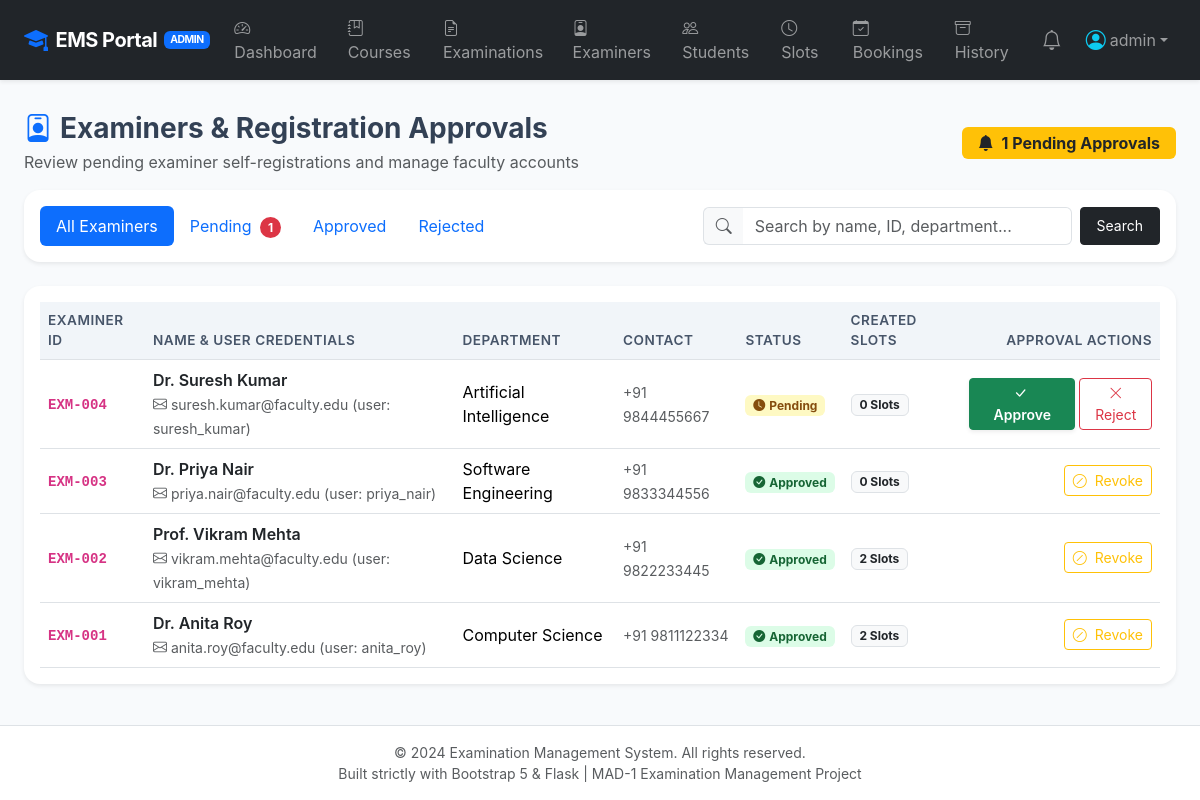
The app's page /admin/examiners (signed in) with its own data.
### application/models.py (models this page shows, shortened)
class User(UserMixin, db.Model):
    __tablename__ = 'users'
    id = db.Column(db.Integer, primary_key=True)
    username = db.Column(db.String(80), unique=True, nullable=False, index=True)
    email = db.Column(db.String(120), unique=True, nullable=False, index=True)
    password_hash = db.Column(db.String(255), nullable=False)
    role = db.Column(db.String(20), nullable=False)  # 'admin', 'examiner', 'student'
    created_at = db.Column(db.DateTime, default=datetime.utcnow)
    examiner_profile = db.relationship('ExaminerProfile', backref='user', uselist=False, cascade='all, delete-orphan')
    student_profile = db.relationship('StudentProfile', backref='user', uselist=False, cascade='all, delete-orphan')
    notifications = db.relationship('Notification', backref='user', lazy='dynamic', cascade='all, delete-orphan')
    @property
    def is_admin(self):
        return self.role == 'admin'
    @property
    def is_student(self):
        return self.role == 'student'

class ExaminerProfile(db.Model):
    __tablename__ = 'examiner_profiles'
    id = db.Column(db.Integer, primary_key=True)
    user_id = db.Column(db.Integer, db.ForeignKey('users.id', ondelete='CASCADE'), nullable=False, unique=True)
    examiner_id = db.Column(db.String(50), unique=True, nullable=False, index=True)
    name = db.Column(db.String(120), nullable=False)
    contact_details = db.Column(db.String(150), nullable=True)  # Phone number, office
    department = db.Column(db.String(100), nullable=False)
    status = db.Column(db.String(20), default='Pending')  # 'Pending', 'Approved', 'Rejected'
    approved_at = db.Column(db.DateTime, nullable=True)
    assigned_examinations = db.relationship('Examination', backref='assigned_examiner', foreign_keys='Examination.assigned_examiner_id')
    created_slots = db.relationship('ExaminationSlot', backref='examiner', lazy='dynamic', cascade='all, delete-orphan')

### application/controllers/admin.py (the view, shortened to what this page needs)
@admin_bp.route('/examiners')
def examiners():
    status_filter = request.args.get('status', 'all')
    search_query = request.args.get('q', '').strip()
    query = ExaminerProfile.query.join(User)
    if status_filter != 'all':
        query = query.filter(ExaminerProfile.status == status_filter)
    examiner_list = query.order_by(ExaminerProfile.id.desc()).all()
    pending_count = ExaminerProfile.query.filter_by(status='Pending').count()
    return render_template(
        'admin/examiners.html',
        examiners=examiner_list,
        status_filter=status_filter,
        search_query=search_query,
        pending_count=pending_count
    )

### application/__init__.py (called while the page is built)
@login_manager.user_loader
def load_user(user_id):
    try:
        return User.query.get(int(user_id))
    except (TypeError, ValueError):
        return None

### application/controllers/admin.py (called while the page is built)
@admin_bp.before_request
@login_required
@admin_required
def check_admin():
    pass

### application/templates/admin/examiners.html (shortened to what this page needs)
{% extends "base.html" %}
{% block content %}
<div class="d-flex justify-content-between align-items-center mb-3 flex-wrap gap-2">
    <div>
        <h3 class="fw-bold mb-1"><i class="bi bi-person-badge text-primary me-2"></i>Examiners & Registration Approvals</h3>
        <p class="text-muted mb-0">Review pending examiner self-registrations and manage faculty accounts</p>
    </div>
    {% if pending_count > 0 %}
        <span class="badge bg-warning text-dark px-3 py-2 fs-6">
            <i class="bi bi-bell-fill me-1"></i> {{ pending_count }} Pending Approvals
        </span>
    {% endif %}
</div>
<div class="card border-0 shadow-sm rounded-4 mb-4 bg-white">
    <div class="card-body p-3">
        <div class="row g-3 align-items-center justify-content-between">
            <div class="col-md-auto">
                <ul class="nav nav-pills">
                    <li class="nav-item">
                        <a class="nav-link {% if status_filter == 'all' %}active{% endif %}" href="{{ url_for('admin.examiners', status='all', q=search_query) }}">All Examiners</a>
                    </li>
                    <li class="nav-item">
                        <a class="nav-link {% if status_filter == 'Pending' %}active{% endif %} position-relative" href="{{ url_for('admin.examiners', status='Pending', q=search_query) }}">
                            Pending
                            {% if pending_count > 0 %}
                                <span class="badge rounded-pill bg-danger ms-1">{{ pending_count }}</span>
                            {% endif %}
                        </a>
                    </li>
                    <li class="nav-item">
                        <a class="nav-link {% if status_filter == 'Approved' %}active{% endif %}" href="{{ url_for('admin.examiners', status='Approved', q=search_query) }}">Approved</a>
                    </li>
                    <li class="nav-item">
                        <a class="nav-link {% if status_filter == 'Rejected' %}active{% endif %}" href="{{ url_for('admin.examiners', status='Rejected', q=search_query) }}">Rejected</a>
                    </li>
                </ul>
            </div>
            <div class="col-md-5">
                <form method="GET" action="{{ url_for('admin.examiners') }}" class="d-flex gap-2">
                    <div class="input-group">
                        <span class="input-group-text bg-light border-end-0"><i class="bi bi-search text-muted"></i></span>
                        <input type="text" class="form-control border-start-0" name="q" value="{{ search_query or '' }}" placeholder="Search by name, ID, department..." data-table-search="examinersTable">
                    </div>
                    <button type="submit" class="btn btn-dark btn-sm px-3">Search</button>
                </form>
            </div>
        </div>
    </div>
</div>
<div class="card border-0 shadow-sm rounded-4 bg-white">
    <div class="card-body p-3">
        <div class="table-responsive">
            <table class="table table-hover table-custom mb-0" id="examinersTable">
                <thead>
                    <tr>
                        <th>Examiner ID</th>
                        <th>Name & User Credentials</th>
                        <th>Department</th>
                        <th>Contact</th>
                        <th>Status</th>
                        <th>Created Slots</th>
                        <th class="text-end">Approval Actions</th>
                    </tr>
                </thead>
                <tbody>
                    {% if examiners %}
                        {% for ex in examiners %}
                        <tr>
                            <td><span class="fw-bold text-dark"><code>{{ ex.examiner_id }}</code></span></td>
                            <td>
                                <div class="fw-semibold text-dark">{{ ex.name }}</div>
                                <small class="text-muted"><i class="bi bi-envelope me-1"></i>{{ ex.user.email }} (user: {{ ex.user.username }})</small>
                            </td>
                            <td>{{ ex.department }}</td>
                            <td><small class="text-muted">{{ ex.contact_details or 'N/A' }}</small></td>
                            <td>
                                {% if ex.status == 'Approved' %}
                                    <span class="badge badge-soft-success"><i class="bi bi-check-circle-fill me-1"></i>Approved</span>
                                {% elif ex.status == 'Pending' %}
                                    <span class="badge badge-soft-warning"><i class="bi bi-clock-fill me-1"></i>Pending</span>
                                {% else %}
                                    <span class="badge badge-soft-danger"><i class="bi bi-x-circle-fill me-1"></i>Rejected</span>
                                {% endif %}
                            </td>
                            <td>
                                <span class="badge bg-light text-dark border">{{ ex.created_slots.count() }} Slots</span>
                            </td>
                            <td class="text-end">
                                {% if ex.status == 'Pending' %}
                                    <div class="btn-group btn-group-sm">
                                        <form method="POST" action="{{ url_for('admin.approve_examiner', examiner_id=ex.id) }}" class="d-inline">
                                            <button type="submit" class="btn btn-success btn-sm px-3 fw-semibold shadow-sm">
                                                <i class="bi bi-check-lg me-1"></i> Approve
                                            </button>
                                        </form>
                                        <form method="POST" action="{{ url_for('admin.reject_examiner', examiner_id=ex.id) }}" class="d-inline ms-1">
                                            <button type="submit" class="btn btn-outline-danger btn-sm">
                                                <i class="bi bi-x-lg"></i> Reject
                                            </button>
                                        </form>
                                    </div>
                                {% elif ex.status == 'Approved' %}
                                    <form method="POST" action="{{ url_for('admin.reject_examiner', examiner_id=ex.id) }}" class="d-inline confirm-action" data-confirm-message="Revoke approval for {{ ex.name }}?">
                                        <button type="submit" class="btn btn-outline-warning btn-sm" title="Revoke Approval">
                                            <i class="bi bi-slash-circle me-1"></i> Revoke
                                        </button>
                                    </form>
                                {% else %}
                                    <form method="POST" action="{{ url_for('admin.approve_examiner', examiner_id=ex.id) }}" class="d-inline">
                                        <button type="submit" class="btn btn-outline-success btn-sm">
                                            <i class="bi bi-arrow-clockwise me-1"></i> Re-Approve
                                        </button>
                                    </form>
                                {% endif %}
                            </td>
                        </tr>
                        {% endfor %}
                    {% endif %}
                </tbody>
            </table>
        </div>
    </div>
</div>
{% endblock %}

### application/templates/base.html (shortened to what this page needs)
<!DOCTYPE html>
<html lang="en">
<head>
    <link href="https://cdn.jsdelivr.net/npm/bootstrap@5.3.3/dist/css/bootstrap.min.css" rel="stylesheet">
    <link rel="stylesheet" href="https://cdn.jsdelivr.net/npm/bootstrap-icons@1.11.3/font/bootstrap-icons.min.css">
    <link rel="stylesheet" href="{{ url_for('static', filename='css/style.css') }}">
</head>
<body>
    <nav class="navbar navbar-expand-lg navbar-dark bg-dark sticky-top shadow-sm py-2">
        <div class="container-fluid px-lg-4">
            <a class="navbar-brand d-flex align-items-center" href="{{ url_for('auth.index') }}">
                <i class="bi bi-mortarboard-fill text-primary me-2 fs-4"></i>
                <span>EMS Portal</span>
                {% if current_user.is_authenticated %}
                    <span class="badge bg-primary brand-badge text-uppercase">{{ current_user.role }}</span>
                {% endif %}
            </a>
            <div class="collapse navbar-collapse" id="emsNavbar">
                <ul class="navbar-nav me-auto mb-2 mb-lg-0">
                    {% if current_user.is_authenticated %}
                        {% if current_user.is_admin %}
                            <li class="nav-item">
                                <a class="nav-link" href="{{ url_for('admin.dashboard') }}"><i class="bi bi-speedometer2 me-1"></i> Dashboard</a>
                            </li>
                            <li class="nav-item">
                                <a class="nav-link" href="{{ url_for('admin.courses') }}"><i class="bi bi-journal-bookmark me-1"></i> Courses</a>
                            </li>
                            <li class="nav-item">
                                <a class="nav-link" href="{{ url_for('admin.examinations') }}"><i class="bi bi-file-earmark-text me-1"></i> Examinations</a>
                            </li>
                            <li class="nav-item">
                                <a class="nav-link" href="{{ url_for('admin.examiners') }}"><i class="bi bi-person-badge me-1"></i> Examiners</a>
                            </li>
                            <li class="nav-item">
                                <a class="nav-link" href="{{ url_for('admin.students') }}"><i class="bi bi-people me-1"></i> Students</a>
                            </li>
                            <li class="nav-item">
                                <a class="nav-link" href="{{ url_for('admin.slots') }}"><i class="bi bi-clock me-1"></i> Slots</a>
                            </li>
                            <li class="nav-item">
                                <a class="nav-link" href="{{ url_for('admin.bookings') }}"><i class="bi bi-calendar-check me-1"></i> Bookings</a>
                            </li>
                            <li class="nav-item">
                                <a class="nav-link" href="{{ url_for('admin.historical') }}"><i class="bi bi-archive me-1"></i> History</a>
                            </li>
                        {% endif %}
                    {% else %}
                        <li class="nav-item">
                            <a class="nav-link" href="{{ url_for('auth.index') }}">Home</a>
                        </li>
                    {% endif %}
                </ul>
                <ul class="navbar-nav ms-auto align-items-lg-center">
                    {% if current_user.is_authenticated %}
                        <li class="nav-item me-2">
                            <a class="nav-link position-relative" href="{{ url_for('notifications.index') }}" title="Notifications">
                                <i class="bi bi-bell fs-5"></i>
                            </a>
                        </li>
                        <li class="nav-item dropdown">
                            <a class="nav-link dropdown-toggle d-flex align-items-center" href="#" id="userDropdown" role="button" data-bs-toggle="dropdown" aria-expanded="false">
                                <i class="bi bi-person-circle fs-5 me-1 text-info"></i>
                                <span>{{ current_user.username }}</span>
                            </a>
                        </li>
                    {% endif %}
                </ul>
            </div>
        </div>
    </nav>
    <main class="container-fluid px-lg-4 py-3">
        {% block content %}{% endblock %}
    </main>
    <footer class="bg-white border-top py-3 text-center text-muted small mt-auto">
        <div class="container">
            <div>&copy; 2024 Examination Management System. All rights reserved.</div>
            <div>Built strictly with Bootstrap 5 & Flask | MAD-1 Examination Management Project</div>
        </div>
    </footer>
</body>
</html>

### application/static/css/style.css (style rules this page uses)
:root { --ems-primary: #1e3a8a; --ems-secondary: #0ea5e9; --ems-dark: #0f172a; --ems-light: #f8fafc; --ems-border: #e2e8f0; }
body { background-color: #f8fafc; font-family: -apple-system, BlinkMacSystemFont, "Segoe UI", Roboto, "Helvetica Neue", Arial, sans-serif; color: #334155; min-height: 100vh; display: flex; flex-direction: column; }
main { flex: 1 0 auto; }
footer { flex-shrink: 0; }
.navbar-brand { font-weight: 700; letter-spacing: -0.5px; }
.brand-badge { font-size: 0.65rem; vertical-align: middle; margin-left: 0.4rem; }
.table-custom th { background-color: #f1f5f9; color: #475569; font-weight: 600; font-size: 0.85rem; text-transform: uppercase; letter-spacing: 0.5px; border-top: none; }
.table-custom td { vertical-align: middle; }
.badge-soft-success { background-color: #dcfce7; color: #166534; }
.badge-soft-warning { background-color: #fef9c3; color: #854d0e; }

### records on screen
User: role "ADMIN", username "admin"
ExaminerProfile: examiner_id "EXM-004", name "Dr. Suresh Kumar", user.email "suresh.kumar@faculty.edu", user.username "suresh_kumar", department "Artificial Intelligence", contact_details "+91 9844455667", status "Pending" (drawn), created_slots.count "0"
ExaminerProfile: examiner_id "EXM-003", name "Dr. Priya Nair", user.email "priya.nair@faculty.edu", user.username "priya_nair", department "Software Engineering", contact_details "+91 9833344556", status "Approved" (drawn), created_slots.count "0"
ExaminerProfile: examiner_id "EXM-002", name "Prof. Vikram Mehta", user.email "vikram.mehta@faculty.edu", user.username "vikram_mehta", department "Data Science", contact_details "+91 9822233445", status "Approved" (drawn), created_slots.count "2"
ExaminerProfile: examiner_id "EXM-001", name "Dr. Anita Roy", user.email "anita.roy@faculty.edu", user.username "anita_roy", department "Computer Science", contact_details "+91 9811122334", status "Approved" (drawn), created_slots.count "2"

### other values on screen
{{ pending_count }} "1"
